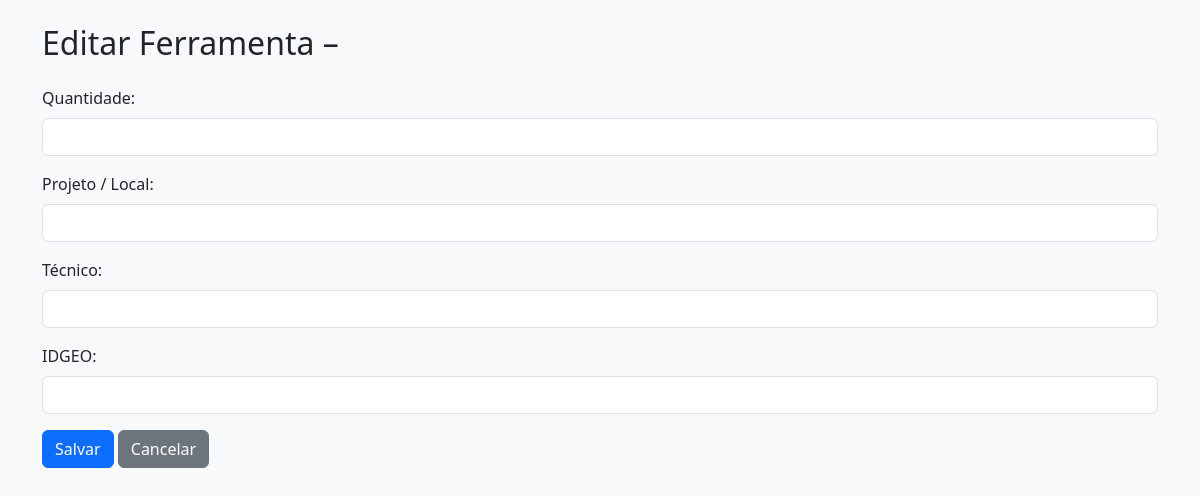
The app's page /editar/34, older data.
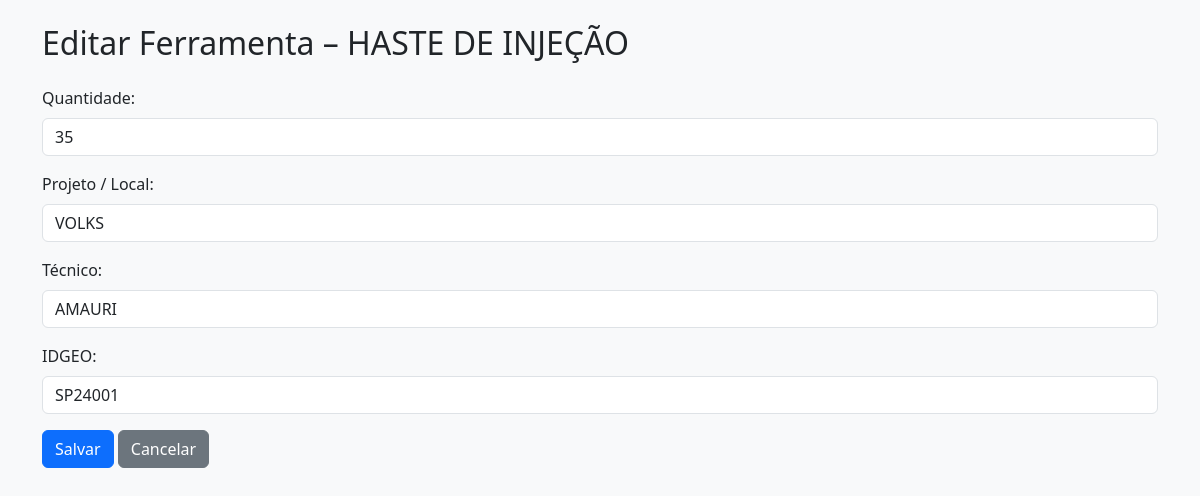
The same page, newer data.
### tables this page shows
CREATE TABLE ferramentas (
    id INTEGER PRIMARY KEY AUTOINCREMENT,
    nome TEXT NOT NULL,
    status TEXT NOT NULL,
    local TEXT NOT NULL,
    tecnico TEXT,
    quantidade INTEGER NOT NULL,
    idgeo TEXT
);

### app.py (the view, shortened to what this page needs)
@app.route('/editar/<int:id>', methods=['GET', 'POST'])
def editar(id):
    conn = get_db_connection()
    ferramenta = conn.execute('SELECT * FROM ferramentas WHERE id = ?', (id,)).fetchone()
    conn.close()
    return render_template('editar.html', ferramenta=ferramenta)

### app.py (called while the page is built)
def get_db_connection():
    conn = sqlite3.connect('ferramentas.db')
    conn.row_factory = sqlite3.Row
    return conn

### templates/editar.html (shortened to what this page needs)
<!DOCTYPE html>
<html lang="pt-br">
<head>
    <link href="https://cdn.jsdelivr.net/npm/bootstrap@5.3.0/dist/css/bootstrap.min.css" rel="stylesheet">
</head>
<body class="p-4 bg-light">
    <div class="container">
        <h2 class="mb-4">Editar Ferramenta – {{ ferramenta.nome }}</h2>
        <form method="POST">
            <div class="mb-3">
                <label for="quantidade" class="form-label">Quantidade:</label>
                <input type="number" name="quantidade" class="form-control" value="{{ ferramenta.quantidade }}" required>
            </div>
            <div class="mb-3">
                <label for="local" class="form-label">Projeto / Local:</label>
                <input type="text" name="local" class="form-control" value="{{ ferramenta.local }}" required>
            </div>
            <div class="mb-3">
                <label for="tecnico" class="form-label">Técnico:</label>
                <input type="text" name="tecnico" class="form-control" value="{{ ferramenta.tecnico }}">
            </div>
            <div class="mb-3">
                <label for="idgeo" class="form-label">IDGEO:</label>
                <input type="text" name="idgeo" class="form-control" value="{{ ferramenta.idgeo }}">
            </div>
            <button type="submit" class="btn btn-primary">Salvar</button>
            <a href="/" class="btn btn-secondary">Cancelar</a>
        </form>
    </div>
</body>
</html>

Row changes from the older to the newer data that the page shows:
added ferramentas: nome "HASTE DE INJEÇÃO", quantidade "35", local "VOLKS", tecnico "AMAURI", idgeo "SP24001"
